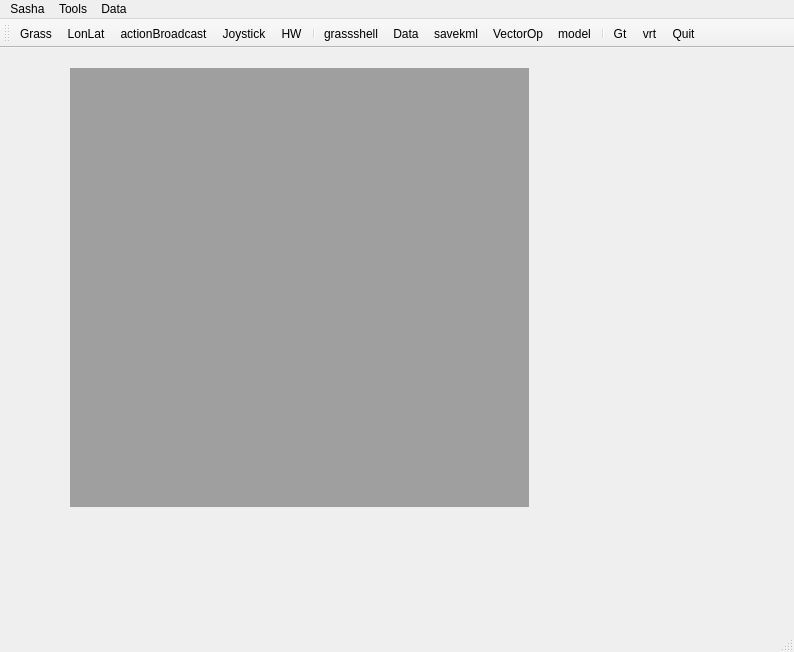
<?xml version="1.0" encoding="UTF-8"?>
<ui version="4.0">
 <class>SashaMainWindow</class>
 <widget class="QMainWindow" name="SashaMainWindow">
  <property name="windowModality">
   <enum>Qt::NonModal</enum>
  </property>
  <property name="geometry">
   <rect>
    <x>0</x>
    <y>0</y>
    <width>794</width>
    <height>652</height>
   </rect>
  </property>
  <property name="windowTitle">
   <string>PlanetSasha</string>
  </property>
  <property name="windowIcon">
   <iconset resource="../gui/resources.qrc">
    <normaloff>:/icons/icons/epi.gif</normaloff>:/icons/icons/epi.gif</iconset>
  </property>
  <widget class="QWidget" name="centralwidget">
   <widget class="QMdiArea" name="mdiArea">
    <property name="geometry">
     <rect>
      <x>70</x>
      <y>20</y>
      <width>459</width>
      <height>439</height>
     </rect>
    </property>
   </widget>
  </widget>
  <widget class="QMenuBar" name="menubar">
   <property name="geometry">
    <rect>
     <x>0</x>
     <y>0</y>
     <width>794</width>
     <height>25</height>
    </rect>
   </property>
   <widget class="QMenu" name="menuSasha">
    <property name="title">
     <string>Sasha</string>
    </property>
    <addaction name="actionM_Navigation"/>
    <addaction name="actionM_Query"/>
    <addaction name="actionM_GPS"/>
    <addaction name="actionM_Data"/>
    <addaction name="separator"/>
    <addaction name="actionM_Preferences"/>
    <addaction name="separator"/>
    <addaction name="actionM_Exit"/>
   </widget>
   <widget class="QMenu" name="menuTools">
    <property name="title">
     <string>Tools</string>
    </property>
    <addaction name="actionM_Ossim"/>
   </widget>
   <widget class="QMenu" name="menuData">
    <property name="title">
     <string>Data</string>
    </property>
    <addaction name="actionM_Import"/>
    <addaction name="actionM_Map"/>
   </widget>
   <addaction name="menuSasha"/>
   <addaction name="menuTools"/>
   <addaction name="menuData"/>
  </widget>
  <widget class="QStatusBar" name="statusbar"/>
  <widget class="QToolBar" name="toolBar">
   <property name="sizePolicy">
    <sizepolicy hsizetype="Preferred" vsizetype="Fixed">
     <horstretch>0</horstretch>
     <verstretch>0</verstretch>
    </sizepolicy>
   </property>
   <property name="windowTitle">
    <string>toolBar</string>
   </property>
   <attribute name="toolBarArea">
    <enum>TopToolBarArea</enum>
   </attribute>
   <attribute name="toolBarBreak">
    <bool>false</bool>
   </attribute>
   <addaction name="actionT_Grass"/>
   <addaction name="actionT_LonLat"/>
   <addaction name="actionT_Broadcast"/>
   <addaction name="actionT_Joystick"/>
   <addaction name="actionT_HW"/>
   <addaction name="separator"/>
   <addaction name="actionT_Grassshell"/>
   <addaction name="actionT_Data"/>
   <addaction name="actionT_Savekml"/>
   <addaction name="actionT_VectorOp"/>
   <addaction name="actionT_Model"/>
   <addaction name="separator"/>
   <addaction name="actionT_Gt"/>
   <addaction name="actionT_GVrt"/>
   <addaction name="actionT_Exit"/>
  </widget>
  <action name="actionM_Navigation">
   <property name="text">
    <string>Navigation</string>
   </property>
  </action>
  <action name="actionM_Query">
   <property name="text">
    <string>Query</string>
   </property>
  </action>
  <action name="actionM_GPS">
   <property name="text">
    <string>GPS</string>
   </property>
  </action>
  <action name="actionT_Model">
   <property name="icon">
    <iconset resource="../gui/resources.qrc">
     <normaloff>:/icons/icons/cubo.png</normaloff>:/icons/icons/cubo.png</iconset>
   </property>
   <property name="text">
    <string>model</string>
   </property>
  </action>
  <action name="actionT_Joystick">
   <property name="checkable">
    <bool>true</bool>
   </property>
   <property name="icon">
    <iconset resource="../gui/resources.qrc">
     <normaloff>:/icons/icons/joystick.png</normaloff>:/icons/icons/joystick.png</iconset>
   </property>
   <property name="text">
    <string>Joystick</string>
   </property>
   <property name="toolTip">
    <string>Joystick</string>
   </property>
  </action>
  <action name="actionT_LonLat">
   <property name="checkable">
    <bool>true</bool>
   </property>
   <property name="checked">
    <bool>false</bool>
   </property>
   <property name="icon">
    <iconset resource="../gui/resources.qrc">
     <normaloff>:/icons/icons/600px-Brosen_windrose.svg.png</normaloff>:/icons/icons/600px-Brosen_windrose.svg.png</iconset>
   </property>
   <property name="text">
    <string>LonLat</string>
   </property>
   <property name="toolTip">
    <string>LonLat</string>
   </property>
  </action>
  <action name="actionT_Gt">
   <property name="icon">
    <iconset resource="../gui/resources.qrc">
     <normaloff>:/icons/icons/gui-help.gif</normaloff>:/icons/icons/gui-help.gif</iconset>
   </property>
   <property name="text">
    <string>Gt</string>
   </property>
  </action>
  <action name="actionDB_setting">
   <property name="icon">
    <iconset>
     <normaloff>:/icons/db.png</normaloff>:/icons/db.png</iconset>
   </property>
   <property name="text">
    <string>DB-setting</string>
   </property>
  </action>
  <action name="actionNMEA">
   <property name="text">
    <string>NMEA</string>
   </property>
  </action>
  <action name="actionT_Data">
   <property name="checkable">
    <bool>false</bool>
   </property>
   <property name="icon">
    <iconset resource="../gui/resources.qrc">
     <normaloff>:/icons/icons/module-db.gif</normaloff>:/icons/icons/module-db.gif</iconset>
   </property>
   <property name="text">
    <string>Data</string>
   </property>
   <property name="toolTip">
    <string>Data processing</string>
   </property>
  </action>
  <action name="actionT_Savekml">
   <property name="icon">
    <iconset resource="../gui/resources.qrc">
     <normaloff>:/icons/icons/saveinfo.png</normaloff>:/icons/icons/saveinfo.png</iconset>
   </property>
   <property name="text">
    <string>savekml</string>
   </property>
  </action>
  <action name="actionEpsg">
   <property name="text">
    <string>Epsg</string>
   </property>
  </action>
  <action name="actionHideSpinbox">
   <property name="checkable">
    <bool>true</bool>
   </property>
   <property name="text">
    <string>Spinbox</string>
   </property>
  </action>
  <action name="actionHideSlider">
   <property name="checkable">
    <bool>true</bool>
   </property>
   <property name="text">
    <string>tabPosition</string>
   </property>
  </action>
  <action name="actionT_Exit">
   <property name="icon">
    <iconset resource="../gui/resources.qrc">
     <normaloff>:/icons/icons/quit.png</normaloff>:/icons/icons/quit.png</iconset>
   </property>
   <property name="text">
    <string>Quit</string>
   </property>
  </action>
  <action name="actionVrt">
   <property name="icon">
    <iconset>
     <normaloff>:/icons/ingranaggio_icona.gif</normaloff>:/icons/ingranaggio_icona.gif</iconset>
   </property>
   <property name="text">
    <string>DataTools</string>
   </property>
  </action>
  <action name="actionDataexp">
   <property name="icon">
    <iconset>
     <normaloff>:/icons/ingranaggi.gif</normaloff>:/icons/ingranaggi.gif</iconset>
   </property>
   <property name="text">
    <string>Export</string>
   </property>
  </action>
  <action name="actionJoystick_2">
   <property name="icon">
    <iconset>
     <normaloff>:/icons/joystick.png</normaloff>:/icons/joystick.png</iconset>
   </property>
   <property name="text">
    <string>Joystick</string>
   </property>
  </action>
  <action name="actionHideStepTool">
   <property name="checkable">
    <bool>true</bool>
   </property>
   <property name="text">
    <string>StepTool</string>
   </property>
  </action>
  <action name="actionHide_place_position">
   <property name="checkable">
    <bool>true</bool>
   </property>
   <property name="text">
    <string>Place-Position</string>
   </property>
  </action>
  <action name="actionHidesliders">
   <property name="checkable">
    <bool>true</bool>
   </property>
   <property name="text">
    <string>hideslider</string>
   </property>
  </action>
  <action name="actionT_Grassshell">
   <property name="icon">
    <iconset resource="../gui/resources.qrc">
     <normaloff>:/icons/icons/512 Terminal.png</normaloff>:/icons/icons/512 Terminal.png</iconset>
   </property>
   <property name="text">
    <string>grassshell</string>
   </property>
  </action>
  <action name="actionPref">
   <property name="icon">
    <iconset>
     <normaloff>:/icons/tools.png</normaloff>:/icons/tools.png</iconset>
   </property>
   <property name="text">
    <string>Preferences</string>
   </property>
   <property name="toolTip">
    <string>Preferences</string>
   </property>
   <property name="shortcut">
    <string/>
   </property>
   <property name="shortcutContext">
    <enum>Qt::WidgetShortcut</enum>
   </property>
  </action>
  <action name="actionT_HW">
   <property name="checkable">
    <bool>true</bool>
   </property>
   <property name="icon">
    <iconset resource="../gui/resources.qrc">
     <normaloff>:/icons/icons/keyser-tux-wifi-logo-2300.png</normaloff>:/icons/icons/keyser-tux-wifi-logo-2300.png</iconset>
   </property>
   <property name="text">
    <string>HW</string>
   </property>
   <property name="toolTip">
    <string>Serial</string>
   </property>
  </action>
  <action name="actionT_VectorOp">
   <property name="icon">
    <iconset resource="../gui/resources.qrc">
     <normaloff>:/icons/icons/SquadraCompasso.png</normaloff>:/icons/icons/SquadraCompasso.png</iconset>
   </property>
   <property name="text">
    <string>VectorOp</string>
   </property>
  </action>
  <action name="actionT_Broadcast">
   <property name="checkable">
    <bool>true</bool>
   </property>
   <property name="icon">
    <iconset resource="../gui/resources.qrc">
     <normaloff>:/icons/icons/Ubuntu_connessione_Internet_.png</normaloff>:/icons/icons/Ubuntu_connessione_Internet_.png</iconset>
   </property>
   <property name="text">
    <string>actionBroadcast</string>
   </property>
  </action>
  <action name="actionCompass">
   <property name="text">
    <string>Compass</string>
   </property>
  </action>
  <action name="actionPan_Tool">
   <property name="text">
    <string>Pan-Tool</string>
   </property>
  </action>
  <action name="actionT_GVrt">
   <property name="checkable">
    <bool>true</bool>
   </property>
   <property name="icon">
    <iconset resource="../gui/resources.qrc">
     <normaloff>:/icons/icons/ingranaggio_icona.gif</normaloff>:/icons/icons/ingranaggio_icona.gif</iconset>
   </property>
   <property name="text">
    <string>vrt</string>
   </property>
  </action>
  <action name="actionT_Grass">
   <property name="checkable">
    <bool>true</bool>
   </property>
   <property name="icon">
    <iconset resource="../gui/resources.qrc">
     <normaloff>:/icons/icons/grass_icon.png</normaloff>:/icons/icons/grass_icon.png</iconset>
   </property>
   <property name="text">
    <string>Grass</string>
   </property>
   <property name="toolTip">
    <string>Grass</string>
   </property>
  </action>
  <action name="actionM_Preferences">
   <property name="text">
    <string>Preferences</string>
   </property>
  </action>
  <action name="actionM_Exit">
   <property name="text">
    <string>Exit</string>
   </property>
  </action>
  <action name="actionView">
   <property name="text">
    <string>View</string>
   </property>
  </action>
  <action name="actionView_2">
   <property name="text">
    <string>View</string>
   </property>
  </action>
  <action name="actionM_Data">
   <property name="text">
    <string>Data</string>
   </property>
  </action>
  <action name="actionM_Ossim">
   <property name="text">
    <string>OSSIM App</string>
   </property>
  </action>
  <action name="actionM_Import">
   <property name="text">
    <string>Import</string>
   </property>
  </action>
  <action name="actionM_Map">
   <property name="text">
    <string>View</string>
   </property>
  </action>
 </widget>
 <resources>
  <include location="../gui/resources.qrc"/>
 </resources>
 <connections/>
</ui>
